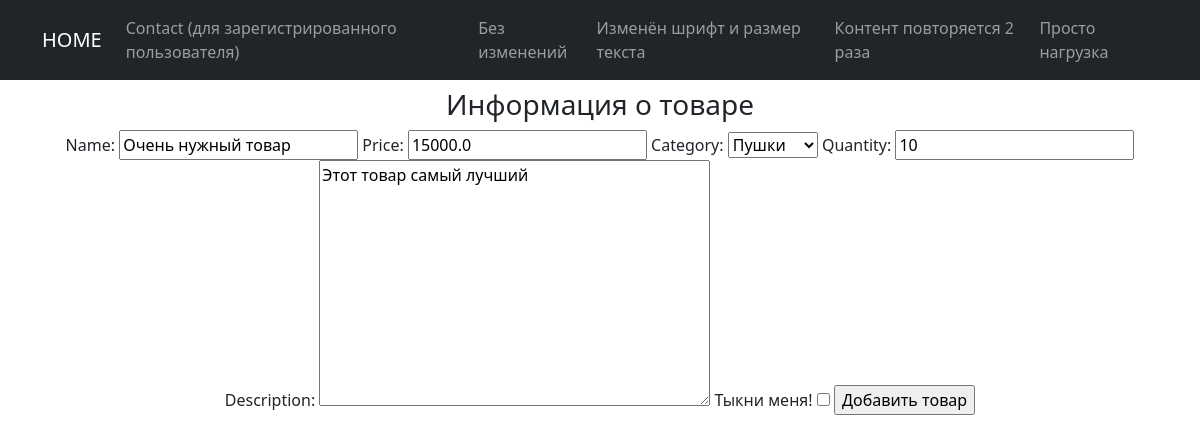
Page /products/create/4 on the committed database.
### simpleapp/models.py (models this page shows, shortened)
class Product(models.Model):
    name = models.CharField(max_length=50, unique=True)
    description = models.TextField()
    quantity = models.IntegerField(validators=[MinValueValidator(0)])
    category = models.ForeignKey(to='Category', on_delete=models.CASCADE, related_name='products')
    price = models.FloatField(validators=[MinValueValidator(0.0)])

class Category(models.Model):
    name = models.CharField(max_length=50, unique=True)
    def __str__(self):
        return f'{self.name.title()}'

### simpleapp/views.py (the view)
# urls.py: path('create/<int:pk>', ProductUpdateView.as_view(), name='product_update'),
class ProductUpdateView(UpdateView):
    template_name = 'sample_app/product_create.html'
    form_class = ProductForm
    def get_object(self, **kwargs):
        id = self.kwargs.get('pk')
        return Product.objects.get(pk=id)

### simpleapp/forms.py
class ProductForm(ModelForm):
    chek_box = BooleanField(label='Тыкни меня!')
    class Meta:
        model = Product
        fields = ['name', 'price', 'category', 'quantity', 'description', 'chek_box']

### templates/sample_app/product_create.html (shortened to what this page needs)
{% extends 'flatpages/default.html' %}
{% block content %}
<h3>Информация о товаре</h3>
<form method="POST">
    {{ form }}
    <input type="submit" value="Добавить товар">
</form>
{% endblock content %}

### rows in the picture
Product: name "Очень нужный товар", price "15000.0", category "Пушки", quantity "10", description "Этот товар самый лучший"
